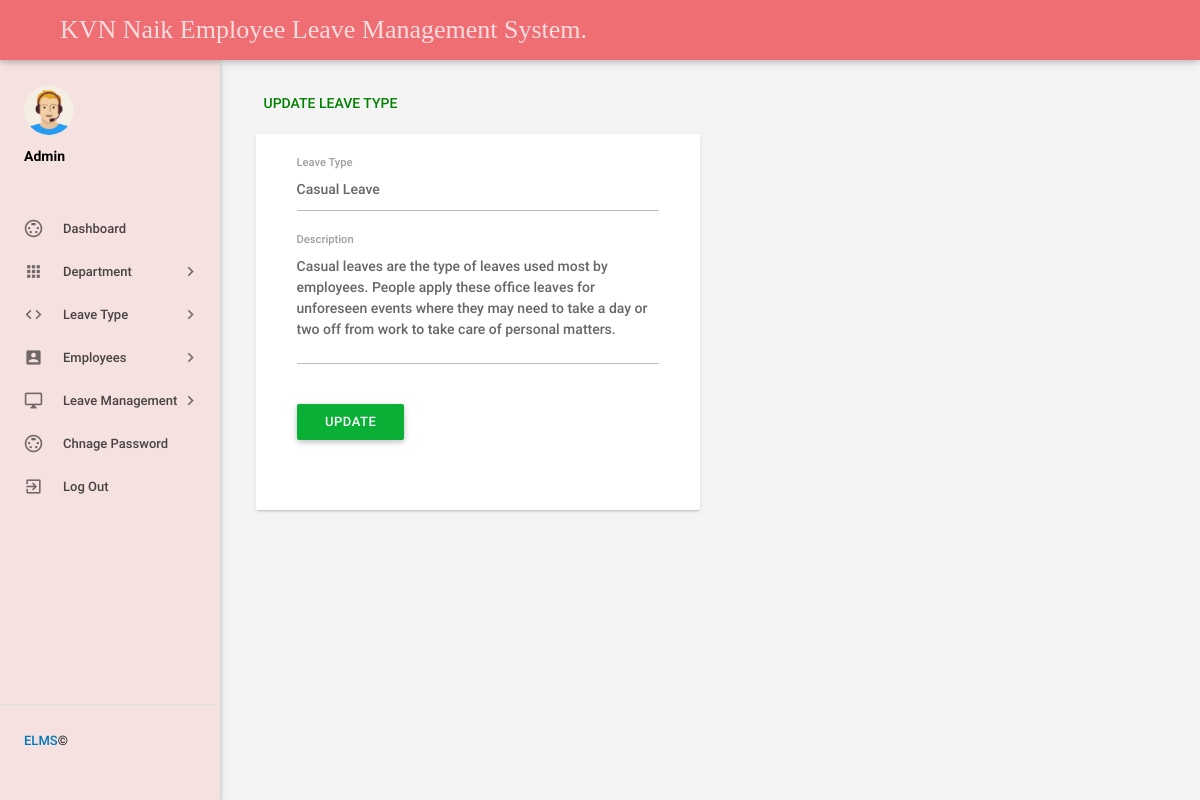
Page /admin/editleavetype.php?lid=4 (signed in) on the committed database.
### tables this page shows
CREATE TABLE `tblleavetype` (
  `id` int(11) NOT NULL,
  `LeaveType` varchar(200) DEFAULT NULL,
  `Description` mediumtext DEFAULT NULL,
  `CreationDate` timestamp NOT NULL DEFAULT current_timestamp()
);

### admin/editleavetype.php (the view, shortened to what this page needs)
<?php
include('includes/config.php');
if(strlen($_SESSION['alogin'])==0)
    {
header('location:index.php');
}
else{
    ?>
<!DOCTYPE html>
<html lang="en">
    <head>
        <link type="text/css" rel="stylesheet" href="../assets/plugins/materialize/css/materialize.min.css"/>
         <link type="text/css" rel="stylesheet" href="../assets/plugins/materialize/css/materialize.css"/>
        <link href="../assets/plugins/material-preloader/css/materialPreloader.min.css" rel="stylesheet">
        <link href="../assets/css/alpha.min.css" rel="stylesheet" type="text/css"/>
        <link href="../assets/css/custom.css" rel="stylesheet" type="text/css"/>
         <link href="../assets/css/style.css" rel="stylesheet" type="text/css"/>
    </head>
    <body>
  <?php include('includes/header.php');?>
       <?php include('includes/sidebar.php');?>
            <main class="mn-inner">
                <div class="row">
                    <div class="col s12">
                        <div class="page-title" style="color: green;">Update Leave Type</div>
                    </div>
                    <div class="col s12 m12 l6">
                        <div class="card">
                            <div class="card-content">
                                <div class="row">
                                    <form class="col s12" name="chngpwd" method="post">
<?php
$lid=intval($_GET['lid']);
$sql = "SELECT * from tblleavetype where id=:lid";
$query = $dbh -> prepare($sql);
$query->bindParam(':lid',$lid,PDO::PARAM_STR);
$query->execute();
$results=$query->fetchAll(PDO::FETCH_OBJ);
if($query->rowCount() > 0)
{
foreach($results as $result)
{               ?>
                                        <div class="row">
                                            <div class="input-field col s12">
<input id="leavetype" type="text"  class="validate" autocomplete="off" name="leavetype" value="<?php echo htmlentities($result->LeaveType);?>"  required>
                                                <label for="leavetype">Leave Type</label>
                                            </div>
          <div class="input-field col s12">
<textarea id="textarea1" name="description" class="materialize-textarea" name="description" length="500"><?php echo htmlentities($result->Description);?></textarea>
                                                <label for="deptshortname">Description</label>
                                            </div>
<?php }} ?>
<div class="input-field col s12">
<button type="submit" name="update" class="waves-effect waves-light btn indigo m-b-xs">Update</button>
</div>
                                        </div>
                                    </form>
                                </div>
                            </div>
                        </div>
                    </div>
                </div>
            </main>
        </div>
        <div class="left-sidebar-hover"></div>
    </body>
</html>
<?php } ?>

### assets/css/style.css (style rules this page uses)
.btn { background:#09b035!important; }

### rows in the picture
tblleavetype: leavetype "Casual Leave", description "Casual leaves are the type of leaves used most by employees. People apply these office leaves for unforeseen events where they may need to take a day or two off from work to take care of personal matters."
